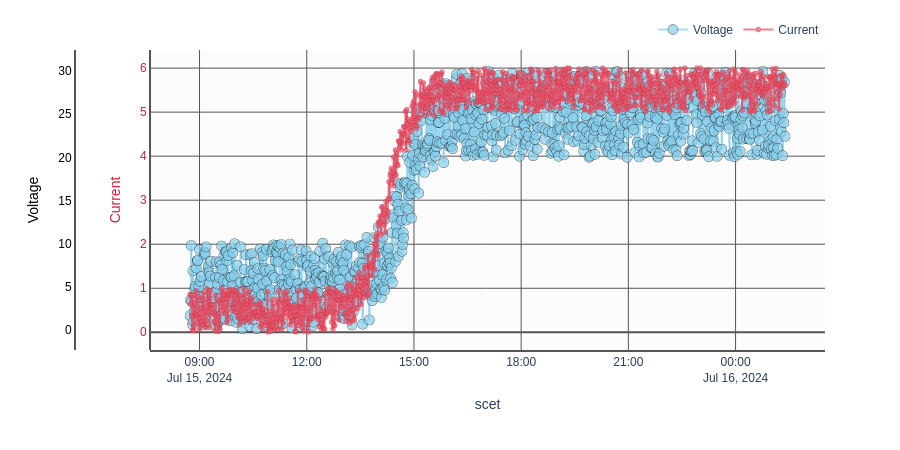

Write notebook code for a chart like this one.
### Code cell
from dtat.types import CustomizedTrace

fig,c,m,t = dtatplot.make_stacked_graph(
    fake_data.instrument_turn_on(), 
    y_vars = [["Voltage", "Current"]], 
    x_var = "scet", 
    multi_axis=True,
    customize_dict={
        'Voltage': CustomizedTrace(
            size=10,
            #symbol='triangle-down-open',  # options can be omitted to be replaced with the DTAT defaults
            color='skyblue',
            #colorscale='rainbow',
            #showscale=True,
        ),
        'Mode': CustomizedTrace(  # each trace can have its own customization options
            size=7,
            symbol='diamond',
            color='magenta',
        ),
        'not_on_this_plot': CustomizedTrace(  # traces that are not currently visible can be kept with other customization options
            size=10,
            color='yellowgreen',
        )
    }
)
fig.show()

### Figure 1 — Plotly figure (JSON) as saved in the notebook; plotly's stock layout.template omitted (floating-point values rounded to 4 significant figures; data arrays with more than 128 entries replaced by an {"elided": "..."} marker saying what was removed)
{"data": [{"hovertemplate": "scet: %{x|%Y-%jT%H:%M:%S.%L}<br>Voltage: %{y}<br>scet: %{meta[1]|%Y-%jT%H:%M:%S.%L}<extra></extra>", "marker": {"color": "skyblue", "colorscale": [[0, "rgb(0,0,131)"], [0.2, "rgb(0,60,170)"], [0.4, "rgb(5,255,255)"], [0.6, "rgb(255,255,0)"], [0.8, "rgb(250,0,0)"], [1, "rgb(128,0,0)"]], "line": {"color": "#000000", "width": 0.5}, "showscale": false, "size": 10, "symbol": "circle"}, "meta": {"elided": "1000x2 str values"}, "mode": "lines+markers", "name": "Voltage", "opacity": 0.7, "showlegend": true, "type": "scattergl", "x": {"elided": "1000 str values"}, "xaxis": "x", "y": {"elided": "1000 float values"}, "yaxis": "y"}, {"hovertemplate": "scet: %{x|%Y-%jT%H:%M:%S.%L}<br>Current: %{y}<br>scet: %{meta[1]|%Y-%jT%H:%M:%S.%L}<extra></extra>", "marker": {"color": "#E55166", "colorscale": [[0, "rgb(0,0,131)"], [0.2, "rgb(0,60,170)"], [0.4, "rgb(5,255,255)"], [0.6, "rgb(255,255,0)"], [0.8, "rgb(250,0,0)"], [1, "rgb(128,0,0)"]], "line": {"color": "#CA243C", "width": 0.5}, "showscale": false, "size": 5, "symbol": "circle"}, "meta": {"elided": "1000x2 str values"}, "mode": "lines+markers", "name": "Current", "opacity": 0.7, "showlegend": true, "type": "scattergl", "x": {"elided": "1000 str values"}, "xaxis": "x", "y": {"elided": "1000 float values"}, "yaxis": "y2"}], "layout": {"font": {"family": "Arial"}, "height": 450, "legend": {"orientation": "h", "x": 1, "xanchor": "right", "y": 1.02, "yanchor": "bottom"}, "margin": {"b": 100, "l": 75, "r": 75, "t": 50}, "plot_bgcolor": "#fcfcfc", "xaxis": {"anchor": "y2", "domain": [0.1, 1], "gridcolor": "#555555", "linecolor": "#555555", "linewidth": 2, "showgrid": true, "showline": true, "title": {"text": "scet"}, "zerolinecolor": "#555555"}, "yaxis": {"anchor": "free", "domain": [0, 1], "gridcolor": "#555555", "linecolor": "#555555", "linewidth": 2, "overlaying": "y", "position": 0, "showgrid": true, "showline": true, "tickfont": {"color": "#000000"}, "title": {"font": {"color": "#000000"}, "text": "Voltage"}, "zerolinecolor": "#555555"}, "yaxis2": {"anchor": "free", "domain": [0, 1], "gridcolor": "#555555", "linecolor": "#555555", "linewidth": 2, "overlaying": "y", "position": 0.1, "showgrid": true, "showline": true, "tickfont": {"color": "#CA243C"}, "title": {"font": {"color": "#CA243C"}, "text": "Current"}, "zerolinecolor": "#555555"}}}
